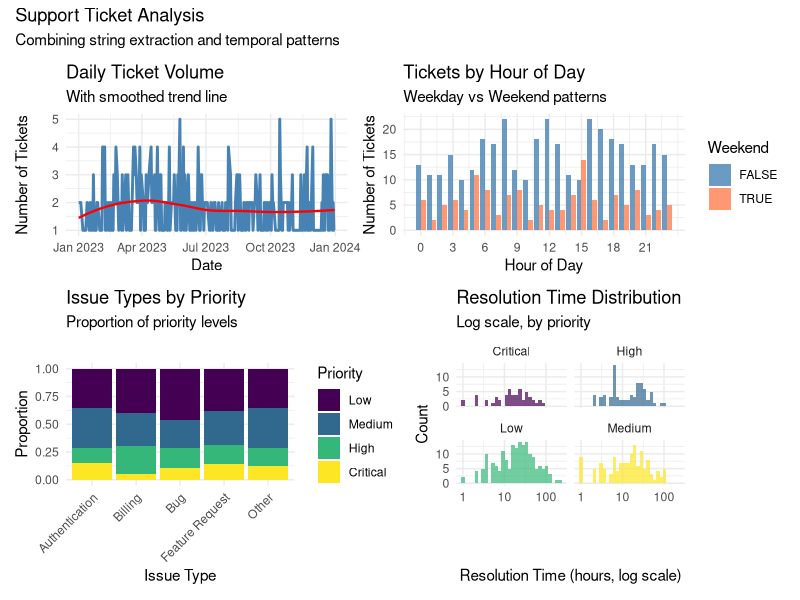
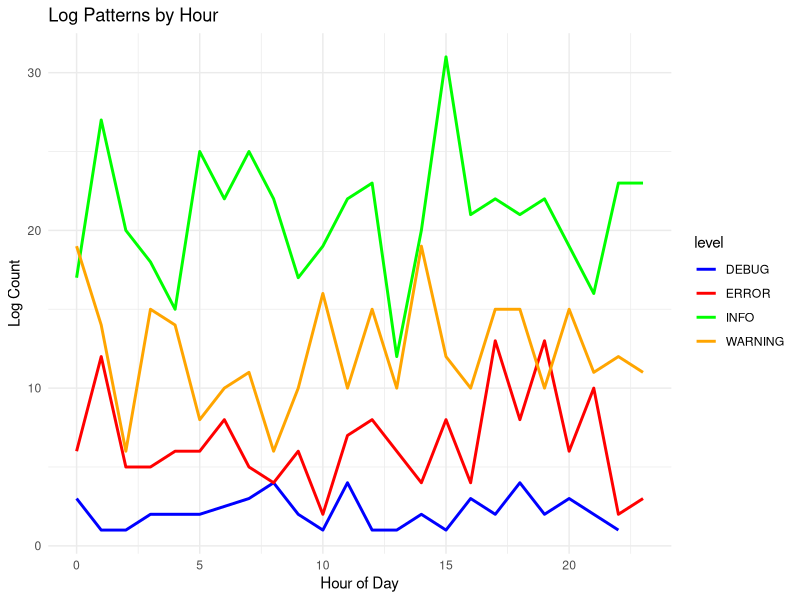

Recreate these plots in R, in order.
## ---- chunk 1
#| message: true
library(tidyverse)
library(lubridate)  # For dates and times
library(stringr)    # For string manipulation (loaded with tidyverse)
library(hms)        # For time-of-day values

# Set seed for reproducibility
set.seed(123)

# We'll create various example datasets throughout
theme_set(theme_minimal())
## ---- chunk 2
# Create example strings
messy_names <- c(
  "  John Smith  ",
  "mary jones",
  "ROBERT BROWN",
  "Sarah O'Connor",
  "José García",
  NA,
  "anne-marie wilson"
)

# Basic string information
str_length(messy_names)  # Length of each string
str_count(messy_names, pattern = " ")  # Count spaces

# The power of vectorization - operations work on entire vectors
data.frame(
  original = messy_names,
  length = str_length(messy_names),
  n_spaces = str_count(messy_names, " "),
  n_vowels = str_count(messy_names, "[aeiouAEIOU]")
)
## ---- chunk 3
# Step-by-step cleaning
cleaned_names <- messy_names %>%
  str_trim() %>%                    # Remove leading/trailing whitespace
  str_squish() %>%                  # Remove extra internal whitespace
  str_to_title() %>%                # Proper case (Title Case)
  str_replace_all("'", "'")         # Standardize apostrophes

# Compare before and after
tibble(
  original = messy_names,
  cleaned = cleaned_names
) %>%
  print(n = 10)

# Other case transformations
case_examples <- "The Quick BROWN Fox"
tibble(
  original = case_examples,
  lower = str_to_lower(case_examples),
  upper = str_to_upper(case_examples),
  title = str_to_title(case_examples),
  sentence = str_to_sentence(case_examples)
)
## ---- chunk 4
# Sample text data
emails <- c(
  "john.doe@company.com",
  "alice@university.edu",
  "bob.smith@email.co.uk",
  "invalid-email",
  "another@domain.org",
  "not an email at all",
  NA
)

# Detect patterns
has_at <- str_detect(emails, "@")  # Simple pattern
has_dot_com <- str_detect(emails, "\\.com$")  # .com at end ($ = end of string)

# Extract patterns
domains <- str_extract(emails, "@[^.]+\\.[a-z]+")  # Extract domain
usernames <- str_extract(emails, "^[^@]+")  # Everything before @

# Create a summary
email_analysis <- tibble(
  email = emails,
  is_valid = str_detect(emails, "^[^@]+@[^@]+\\.[^@]+$"),
  username = usernames,
  domain = str_remove(domains, "@"),
  tld = str_extract(emails, "\\.[a-z]+$")
)

print(email_analysis)
## ---- chunk 5
# Phone numbers in various formats
phone_numbers <- c(
  "(555) 123-4567",
  "555-123-4567",
  "5551234567",
  "555.123.4567",
  "+1 555 123 4567",
  "Call me at 555-1234",
  "invalid",
  NA
)

# Extract digits only
digits_only <- str_remove_all(phone_numbers, "[^0-9]")
print(digits_only)

# Standardize format
standardized <- phone_numbers %>%
  str_remove_all("[^0-9]") %>%  # Remove non-digits
  str_replace("^1", "") %>%      # Remove leading 1
  str_replace("(\\d{3})(\\d{3})(\\d{4})", "(\\1) \\2-\\3")  # Format

tibble(
  original = phone_numbers,
  standardized = standardized
)

# Extract structured information
addresses <- c(
  "123 Main St, New York, NY 10001",
  "456 Oak Avenue, Los Angeles, CA 90028",
  "789 Elm Rd, Chicago, IL 60601",
  "321 Pine Street, Houston, TX 77002"
)

# Extract components using regex groups
address_parts <- str_match(addresses, 
  "(\\d+) ([^,]+), ([^,]+), ([A-Z]{2}) (\\d{5})")

colnames(address_parts) <- c("full", "number", "street", "city", "state", "zip")
as_tibble(address_parts) %>%
  select(-full)  # Remove the full match column
## ---- chunk 6
# Full names that need splitting
full_names <- c(
  "Smith, John",
  "Jones, Mary Ann",
  "Brown Jr., Robert",
  "O'Connor, Sarah",
  "García-López, José María"
)

# Split on comma and clean up
name_parts <- str_split_fixed(full_names, ", ", n = 2)
colnames(name_parts) <- c("last_name", "first_name")

name_df <- as_tibble(name_parts) %>%
  mutate(
    # Clean up any extra spaces
    first_name = str_trim(first_name),
    last_name = str_trim(last_name),
    # Create display name
    display_name = str_c(first_name, " ", last_name),
    # Create email-friendly version
    email_name = str_c(
      str_to_lower(str_extract(first_name, "\\w+")),  # First word only
      ".",
      str_to_lower(str_replace_all(last_name, "[^a-zA-Z]", "")),  # Letters only
      "@company.com"
    )
  )

print(name_df)

# Combining multiple fields
product_data <- tibble(
  brand = c("Apple", "Samsung", "Google"),
  model = c("iPhone", "Galaxy", "Pixel"),
  version = c("14 Pro", "S23", "7a"),
  year = c(2022, 2023, 2023)
)

product_data %>%
  mutate(
    # Various ways to combine
    full_name = str_c(brand, model, version, sep = " "),
    sku = str_c(
      str_to_upper(str_sub(brand, 1, 3)),  # First 3 letters of brand
      str_extract(version, "\\d+"),         # Version number
      year,
      sep = "-"
    ),
    marketing_name = str_glue("{brand} {model} {version} ({year})")
  )
## ---- chunk 7
# Today's date and current time
today()
now()

# Parse dates from strings - lubridate is smart!
date_strings <- c(
  "2023-01-15",
  "01/15/2023",
  "15-Jan-2023",
  "January 15, 2023",
  "20230115"
)

# Different parsing functions for different formats
parsed_dates <- tibble(
  original = date_strings,
  ymd = ymd("2023-01-15"),
  mdy = mdy("01/15/2023"),
  dmy = dmy("15-01-2023"),
  smart_parse = parse_date_time(date_strings, 
    orders = c("ymd", "mdy", "dmy", "Bdy", "ymd"))
)

print(parsed_dates)
## ---- chunk 8
# Create a date range
dates <- seq(ymd("2023-01-01"), ymd("2023-12-31"), by = "month")

date_analysis <- tibble(
  date = dates,
  year = year(date),
  month = month(date),
  month_name = month(date, label = TRUE, abbr = FALSE),
  day = day(date),
  weekday = wday(date, label = TRUE, abbr = FALSE),
  quarter = quarter(date),
  week_of_year = week(date),
  day_of_year = yday(date),
  is_weekend = wday(date) %in% c(1, 7),  # Sunday = 1, Saturday = 7
  days_in_month = days_in_month(date)
)

print(date_analysis, n = 12)

# Date arithmetic is intuitive
reference_date <- ymd("2023-06-15")

tibble(
  description = c(
    "Original date",
    "Plus 30 days",
    "Plus 2 months",
    "Plus 1 year",
    "Next Monday",
    "End of month",
    "Beginning of year"
  ),
  date = c(
    reference_date,
    reference_date + days(30),
    reference_date + months(2),
    reference_date + years(1),
    ceiling_date(reference_date, "week", week_start = 1),
    ceiling_date(reference_date, "month") - days(1),
    floor_date(reference_date, "year")
  )
)
## ---- chunk 9
# Different time representations
time_examples <- tibble(
  datetime_string = c(
    "2023-06-15 14:30:00",
    "2023-06-15 2:30:00 PM",
    "15/06/2023 14:30",
    "June 15, 2023 2:30 PM"
  )
)

# Parse with different formats
parsed_times <- time_examples %>%
  mutate(
    parsed = parse_date_time(datetime_string, 
      orders = c("ymd HMS", "ymd IMS p", "dmy HM", "Bdy IMS p")),
    date_only = as_date(parsed),
    time_only = format(parsed, "%H:%M:%S"),
    hour = hour(parsed),
    minute = minute(parsed),
    am_pm = if_else(hour(parsed) < 12, "AM", "PM")
  )

print(parsed_times)

# Time differences and durations
start_time <- ymd_hms("2023-06-15 09:00:00")
end_time <- ymd_hms("2023-06-15 17:30:00")

# Different ways to express time differences
time_diff <- end_time - start_time
print(time_diff)  # In seconds by default

# Convert to different units
tibble(
  unit = c("seconds", "minutes", "hours", "days"),
  value = c(
    as.numeric(time_diff, units = "secs"),
    as.numeric(time_diff, units = "mins"),
    as.numeric(time_diff, units = "hours"),
    as.numeric(time_diff, units = "days")
  )
)
## ---- chunk 10
# Working with time zones
utc_time <- ymd_hms("2023-06-15 12:00:00", tz = "UTC")

# Convert to different time zones
time_zones <- tibble(
  timezone = c("UTC", "America/New_York", "Europe/London", 
               "Asia/Tokyo", "Australia/Sydney"),
  local_time = c(
    utc_time,
    with_tz(utc_time, "America/New_York"),
    with_tz(utc_time, "Europe/London"),
    with_tz(utc_time, "Asia/Tokyo"),
    with_tz(utc_time, "Australia/Sydney")
  ),
  offset_hours = c(0, -4, 1, 9, 10)  # Offset from UTC (varies with DST!)
)

print(time_zones)

# Force_tz vs with_tz
ambiguous_time <- ymd_hms("2023-06-15 12:00:00")  # No timezone specified

tibble(
  description = c(
    "Original (no tz)",
    "with_tz - converts time",
    "force_tz - keeps time, changes zone"
  ),
  result = c(
    as.character(ambiguous_time),
    as.character(with_tz(ambiguous_time, "America/New_York")),
    as.character(force_tz(ambiguous_time, "America/New_York"))
  )
)
## ---- chunk 11
# Intervals: specific start and end times
interval_1 <- interval(ymd("2023-01-01"), ymd("2023-12-31"))
interval_2 <- interval(ymd("2023-06-01"), ymd("2023-08-31"))

# Check overlap
int_overlaps(interval_1, interval_2)

# Durations: exact time spans (in seconds)
duration_1 <- ddays(7) + dhours(3) + dminutes(30)
print(duration_1)

# Periods: human-friendly time spans
period_1 <- days(7) + hours(3) + minutes(30)
print(period_1)

# The difference matters!
# Consider daylight saving time
dst_start <- ymd_hms("2023-03-11 00:00:00", tz = "America/New_York")

tibble(
  description = c(
    "Original time",
    "Plus duration (24 hours)",
    "Plus period (1 day)"
  ),
  result = c(
    dst_start,
    dst_start + ddays(1),  # Exactly 24 hours later
    dst_start + days(1)    # Next calendar day at same time
  )
)
## ---- chunk 12
# Create a realistic dataset - customer support tickets
set.seed(123)
n_tickets <- 500

support_tickets <- tibble(
  ticket_id = sprintf("TICK-%06d", 1:n_tickets),
  created_at = ymd_hms("2023-01-01 00:00:00") + 
    seconds(runif(n_tickets, 0, 365*24*60*60)),
  customer_email = str_c(
    sample(c("john", "mary", "bob", "alice", "charlie"), n_tickets, replace = TRUE),
    sample(1:100, n_tickets, replace = TRUE),
    "@",
    sample(c("gmail.com", "yahoo.com", "company.com"), n_tickets, replace = TRUE)
  ),
  subject = sample(c(
    "Login issue - can't access account",
    "Payment failed - ERROR 402",
    "Question about pricing",
    "Feature request: dark mode",
    "Bug report - app crashes on startup",
    "Refund request #12345"
  ), n_tickets, replace = TRUE),
  priority = sample(c("Low", "Medium", "High", "Critical"), n_tickets, 
                   replace = TRUE, prob = c(0.4, 0.3, 0.2, 0.1)),
  resolved_at = created_at + hours(round(rexp(n_tickets, rate = 1/24)))  # Exponential resolution time
) %>%
  mutate(
    resolved_at = if_else(runif(n_tickets) < 0.1, NA_POSIXct_, resolved_at)  # 10% unresolved
  )

# Analyze the tickets
ticket_analysis <- support_tickets %>%
  mutate(
    # Extract information from strings
    issue_type = case_when(
      str_detect(subject, "Login|access|password") ~ "Authentication",
      str_detect(subject, "Payment|refund|billing") ~ "Billing",
      str_detect(subject, "Bug|crash|error") ~ "Bug",
      str_detect(subject, "Feature|request") ~ "Feature Request",
      TRUE ~ "Other"
    ),
    has_error_code = str_detect(subject, "ERROR \\d+"),
    error_code = str_extract(subject, "ERROR \\d+"),
    
    # Extract from email
    email_domain = str_extract(customer_email, "@(.+)$") %>% str_remove("@"),
    is_corporate = email_domain == "company.com",
    
    # Date/time analysis
    created_date = as_date(created_at),
    created_hour = hour(created_at),
    created_weekday = wday(created_at, label = TRUE),
    created_month = month(created_at, label = TRUE),
    is_business_hours = between(created_hour, 9, 17),
    is_weekend = wday(created_at) %in% c(1, 7),
    
    # Resolution time
    resolution_time = as.numeric(resolved_at - created_at, units = "hours"),
    is_resolved = !is.na(resolved_at),
    resolution_category = case_when(
      is.na(resolution_time) ~ "Unresolved",
      resolution_time < 1 ~ "< 1 hour",
      resolution_time < 4 ~ "1-4 hours",
      resolution_time < 24 ~ "4-24 hours",
      resolution_time < 72 ~ "1-3 days",
      TRUE ~ "> 3 days"
    )
  )

# Summary statistics
summary_stats <- ticket_analysis %>%
  group_by(issue_type, priority) %>%
  summarise(
    count = n(),
    resolved_pct = mean(is_resolved) * 100,
    avg_resolution_hours = mean(resolution_time, na.rm = TRUE),
    median_resolution_hours = median(resolution_time, na.rm = TRUE),
    .groups = "drop"
  ) %>%
  arrange(issue_type, priority)

print(summary_stats, n = 20)
## ---- chunk 13
#| fig-width: 14
#| fig-height: 10

# Ticket volume over time
p1 <- ticket_analysis %>%
  count(created_date) %>%
  ggplot(aes(x = created_date, y = n)) +
  geom_line(color = "steelblue", linewidth = 1) +
  geom_smooth(method = "loess", se = FALSE, color = "red", linewidth = 0.8) +
  labs(
    title = "Daily Ticket Volume",
    subtitle = "With smoothed trend line",
    x = "Date",
    y = "Number of Tickets"
  )

# Hour of day pattern
p2 <- ticket_analysis %>%
  count(created_hour, is_weekend) %>%
  ggplot(aes(x = created_hour, y = n, fill = is_weekend)) +
  geom_col(position = "dodge", alpha = 0.8) +
  scale_fill_manual(values = c("FALSE" = "steelblue", "TRUE" = "coral")) +
  labs(
    title = "Tickets by Hour of Day",
    subtitle = "Weekday vs Weekend patterns",
    x = "Hour of Day",
    y = "Number of Tickets",
    fill = "Weekend"
  ) +
  scale_x_continuous(breaks = seq(0, 23, 3))

# Issue types by priority
p3 <- ticket_analysis %>%
  count(issue_type, priority) %>%
  mutate(priority = factor(priority, 
    levels = c("Low", "Medium", "High", "Critical"))) %>%
  ggplot(aes(x = issue_type, y = n, fill = priority)) +
  geom_col(position = "fill") +
  scale_fill_viridis_d() +
  labs(
    title = "Issue Types by Priority",
    subtitle = "Proportion of priority levels",
    x = "Issue Type",
    y = "Proportion",
    fill = "Priority"
  ) +
  theme(axis.text.x = element_text(angle = 45, hjust = 1))

# Resolution time distribution
p4 <- ticket_analysis %>%
  filter(is_resolved) %>%
  ggplot(aes(x = resolution_time, fill = priority)) +
  geom_histogram(bins = 30, alpha = 0.7) +
  scale_x_log10() +
  scale_fill_viridis_d() +
  facet_wrap(~priority) +
  labs(
    title = "Resolution Time Distribution",
    subtitle = "Log scale, by priority",
    x = "Resolution Time (hours, log scale)",
    y = "Count"
  ) +
  theme(legend.position = "none")

# Combine plots
library(patchwork)
(p1 + p2) / (p3 + p4) +
  plot_annotation(
    title = "Support Ticket Analysis",
    subtitle = "Combining string extraction and temporal patterns"
  )
## ---- chunk 14
# Log file entries
log_entries <- c(
  "[2023-06-15 10:30:45] INFO: User john_doe logged in from 192.168.1.100",
  "[2023-06-15 10:31:02] ERROR: Database connection failed - timeout after 30s",
  "[2023-06-15 10:31:15] WARNING: High memory usage detected (85%)",
  "[2023-06-15 10:32:00] INFO: Backup completed successfully",
  "[2023-06-15 10:33:21] ERROR: File not found: /data/config.json"
)

# Parse log entries with regex
parsed_logs <- tibble(log = log_entries) %>%
  mutate(
    # Extract timestamp
    timestamp = str_extract(log, "\\[([^\\]]+)\\]") %>% 
      str_remove_all("\\[|\\]") %>%
      ymd_hms(),
    
    # Extract log level
    level = str_extract(log, "INFO|ERROR|WARNING|DEBUG"),
    
    # Extract message
    message = str_extract(log, "(?<=: ).*$"),  # Everything after ": "
    
    # Extract specific patterns
    username = str_extract(message, "User (\\w+)") %>% str_remove("User "),
    ip_address = str_extract(message, "\\d+\\.\\d+\\.\\d+\\.\\d+"),
    file_path = str_extract(message, "/[\\w/\\.]+"),
    duration = str_extract(message, "\\d+s") %>% str_remove("s") %>% as.numeric()
  )

parsed_logs %>%
  select(-log) %>%  # Remove original for display
  print()
## ---- chunk 15
# Messy product descriptions
messy_products <- c(
  "Apple iPhone 14 Pro Max - 256GB - Space Black!!!",
  "samsung galaxy s23 ultra 512gb phantom black",
  "Google Pixel 7 Pro (128 GB) -- Obsidian",
  "OnePlus 11 5G | 16GB RAM | 256GB Storage",
  "  Xiaomi 13 Pro    256GB/12GB    Ceramic Black  "
)

# Comprehensive cleaning pipeline
clean_products <- tibble(original = messy_products) %>%
  mutate(
    # Step 1: Basic cleaning
    cleaned = str_trim(original) %>%
      str_squish() %>%
      str_remove_all("!!!|\\||--") %>%
      str_replace_all("\\s+", " "),
    
    # Step 2: Extract components
    brand = str_extract(cleaned, "^\\w+") %>% str_to_title(),
    
    storage = str_extract(cleaned, "\\d+\\s*GB") %>%
      str_remove_all("\\s") %>%
      str_to_upper(),
    
    ram = str_extract(cleaned, "\\d+GB\\s*RAM|RAM\\s*\\d+GB") %>%
      str_extract("\\d+") %>%
      paste0("GB"),
    
    color = str_extract(cleaned, 
      "Space Black|Phantom Black|Obsidian|Ceramic Black") %>%
      str_to_title(),
    
    # Step 3: Standardized format
    standardized = str_glue("{brand} - {storage} Storage - {color}")
  )

clean_products %>%
  select(original, standardized)
## ---- chunk 16
# Business calendar functions
is_business_day <- function(date) {
  !wday(date) %in% c(1, 7)  # Not weekend
}

next_business_day <- function(date) {
  next_day <- date + days(1)
  while (!is_business_day(next_day)) {
    next_day <- next_day + days(1)
  }
  return(next_day)
}

add_business_days <- function(date, n) {
  result <- date
  for (i in 1:n) {
    result <- next_business_day(result)
  }
  return(result)
}

# Example: Project timeline
project_tasks <- tibble(
  task = c("Planning", "Development", "Testing", "Deployment", "Review"),
  duration_days = c(5, 15, 10, 2, 3),
  start_date = ymd("2023-07-03")  # Starting on a Monday
)

# Calculate end dates considering only business days
project_timeline <- project_tasks %>%
  mutate(
    # Simple calendar days
    end_date_calendar = start_date + days(duration_days - 1),
    
    # Business days only
    end_date_business = map2(start_date, duration_days, 
                            ~add_business_days(.x, .y - 1)),
    end_date_business = as_date(unlist(end_date_business)),
    
    # Actual duration including weekends
    actual_calendar_days = as.numeric(end_date_business - start_date + 1),
    
    # Next task start
    next_start = lead(end_date_business) %>% 
      map_if(~!is.na(.), ~next_business_day(.)) %>%
      unlist() %>%
      as_date()
  )

project_timeline %>%
  select(task, duration_days, start_date, end_date_business, actual_calendar_days)
## ---- chunk 17
# Your solution
email_data <- c(
  "john.doe@company.com",
  "alice_smith@university.edu",
  "bob@sub.domain.co.uk",
  "invalid.email",
  "no-at-sign.com",
  "@missing-user.com",
  "user@",
  "first.last+tag@gmail.com"
)

email_validation <- tibble(email = email_data) %>%
  mutate(
    # Check basic structure
    has_at = str_detect(email, "@"),
    has_dot_after_at = str_detect(email, "@.*\\."),
    
    # Extract parts
    username = str_extract(email, "^[^@]+"),
    domain = str_extract(email, "@(.+)$") %>% str_remove("@"),
    tld = str_extract(email, "\\.[a-z]+$"),
    
    # Validate
    valid_username = str_detect(username, "^[a-zA-Z0-9._+-]+$"),
    valid_domain = str_detect(domain, "^[a-zA-Z0-9.-]+\\.[a-zA-Z]{2,}$"),
    
    # Overall validity
    is_valid = has_at & has_dot_after_at & 
               !is.na(username) & !is.na(domain) &
               valid_username & valid_domain
  )

email_validation %>%
  select(email, username, domain, is_valid)
## ---- chunk 18
# Your solution
# Calculate age, next birthday, days until birthday
people <- tibble(
  name = c("Alice", "Bob", "Charlie", "Diana"),
  birth_date = ymd(c("1990-03-15", "1985-07-22", "1995-12-01", "2000-01-30"))
)

today_date <- today()

people_ages <- people %>%
  mutate(
    # Calculate age
    age_years = interval(birth_date, today_date) / years(1),
    age_exact = floor(age_years),
    
    # Next birthday
    birthday_this_year = `year<-`(birth_date, year(today_date)),
    next_birthday = if_else(
      birthday_this_year < today_date,
      `year<-`(birth_date, year(today_date) + 1),
      birthday_this_year
    ),
    
    # Days until birthday
    days_to_birthday = as.numeric(next_birthday - today_date),
    
    # Day of week for next birthday
    birthday_weekday = wday(next_birthday, label = TRUE, abbr = FALSE)
  )

people_ages %>%
  select(name, age_exact, next_birthday, days_to_birthday, birthday_weekday)
## ---- chunk 19
# Your solution
# Generate sample log data
set.seed(456)
n_logs <- 1000

log_data <- tibble(
  timestamp = ymd_hms("2023-06-01 00:00:00") + seconds(sort(runif(n_logs, 0, 30*24*60*60))),
  level = sample(c("INFO", "WARNING", "ERROR", "DEBUG"), n_logs, 
                replace = TRUE, prob = c(0.5, 0.3, 0.15, 0.05)),
  service = sample(c("auth", "api", "database", "cache"), n_logs, replace = TRUE),
  message = sample(c(
    "Request processed successfully",
    "Connection timeout after 30s",
    "Invalid authentication token",
    "Cache miss for key: user_123",
    "Database query took 1250ms",
    "Rate limit exceeded for IP 192.168.1.1"
  ), n_logs, replace = TRUE)
) %>%
  mutate(
    log_entry = str_glue("[{timestamp}] {level} [{service}]: {message}")
  )

# Analyze the logs
log_analysis <- log_data %>%
  mutate(
    date = as_date(timestamp),
    hour = hour(timestamp),
    
    # Extract metrics from messages
    has_timeout = str_detect(message, "timeout"),
    timeout_duration = str_extract(message, "\\d+s") %>% 
      str_remove("s") %>% as.numeric(),
    
    has_ip = str_detect(message, "\\d+\\.\\d+\\.\\d+\\.\\d+"),
    ip_address = str_extract(message, "\\d+\\.\\d+\\.\\d+\\.\\d+"),
    
    query_time = str_extract(message, "\\d+ms") %>% 
      str_remove("ms") %>% as.numeric(),
    
    # Categorize issues
    issue_type = case_when(
      str_detect(message, "timeout|slow|took \\d+ms") ~ "Performance",
      str_detect(message, "Invalid|error|failed") ~ "Error",
      str_detect(message, "exceeded|limit") ~ "Rate Limiting",
      TRUE ~ "Normal"
    )
  )

# Summary by service and level
log_summary <- log_analysis %>%
  group_by(service, level) %>%
  summarise(
    count = n(),
    pct_errors = mean(issue_type == "Error") * 100,
    avg_query_time = mean(query_time, na.rm = TRUE),
    .groups = "drop"
  ) %>%
  arrange(service, level)

print(log_summary)

# Time pattern analysis
hourly_pattern <- log_analysis %>%
  group_by(hour, level) %>%
  summarise(count = n(), .groups = "drop") %>%
  ggplot(aes(x = hour, y = count, color = level)) +
  geom_line(linewidth = 1) +
  scale_color_manual(values = c(
    "INFO" = "green",
    "WARNING" = "orange", 
    "ERROR" = "red",
    "DEBUG" = "blue"
  )) +
  labs(
    title = "Log Patterns by Hour",
    x = "Hour of Day",
    y = "Log Count"
  )

print(hourly_pattern)
## ---- chunk 20
# Your solution
# Generate sample review data
set.seed(789)
n_reviews <- 200

reviews <- tibble(
  review_id = 1:n_reviews,
  review_date = ymd("2023-01-01") + days(sample(0:180, n_reviews, replace = TRUE)),
  rating = sample(1:5, n_reviews, replace = TRUE, prob = c(0.05, 0.1, 0.2, 0.35, 0.3)),
  review_text = sample(c(
    "Great product! Highly recommend. Fast shipping too.",
    "Terrible quality. Broke after one day. Very disappointed.",
    "Good value for money. Works as expected.",
    "Amazing! Best purchase ever! 10/10 would buy again!",
    "Not bad, but not great either. Average product.",
    "Excellent customer service. Product is okay.",
    "Waste of money. Do not buy!",
    "Pretty good, some minor issues but overall satisfied.",
    "Perfect! Exactly what I needed. Five stars!",
    "Meh. Expected better for the price."
  ), n_reviews, replace = TRUE)
)

# Analyze reviews
review_analysis <- reviews %>%
  mutate(
    # Text length and complexity
    text_length = str_length(review_text),
    word_count = str_count(review_text, "\\w+"),
    sentence_count = str_count(review_text, "[.!?]"),
    avg_word_length = text_length / word_count,
    
    # Sentiment indicators
    has_positive = str_detect(review_text, 
      "(?i)great|excellent|amazing|perfect|love|best"),
    has_negative = str_detect(review_text, 
      "(?i)terrible|bad|worst|hate|disappoint|waste"),
    
    exclamation_count = str_count(review_text, "!"),
    
    # Time-based features
    review_month = month(review_date, label = TRUE),
    review_weekday = wday(review_date, label = TRUE),
    days_since_launch = as.numeric(review_date - min(review_date)),
    
    # Categorize sentiment
    sentiment = case_when(
      has_positive & !has_negative ~ "Positive",
      has_negative & !has_positive ~ "Negative",
      has_positive & has_negative ~ "Mixed",
      TRUE ~ "Neutral"
    )
  )

# Correlation between text features and rating
feature_correlation <- review_analysis %>%
  summarise(
    cor_length_rating = cor(text_length, rating),
    cor_exclamation_rating = cor(exclamation_count, rating),
    cor_positive_rating = cor(as.numeric(has_positive), rating),
    cor_negative_rating = cor(as.numeric(has_negative), rating)
  )

print("Feature correlations with rating:")
print(feature_correlation)

# Sentiment vs actual rating
sentiment_accuracy <- review_analysis %>%
  group_by(sentiment) %>%
  summarise(
    avg_rating = mean(rating),
    count = n(),
    .groups = "drop"
  )

print("Sentiment analysis accuracy:")
print(sentiment_accuracy)
